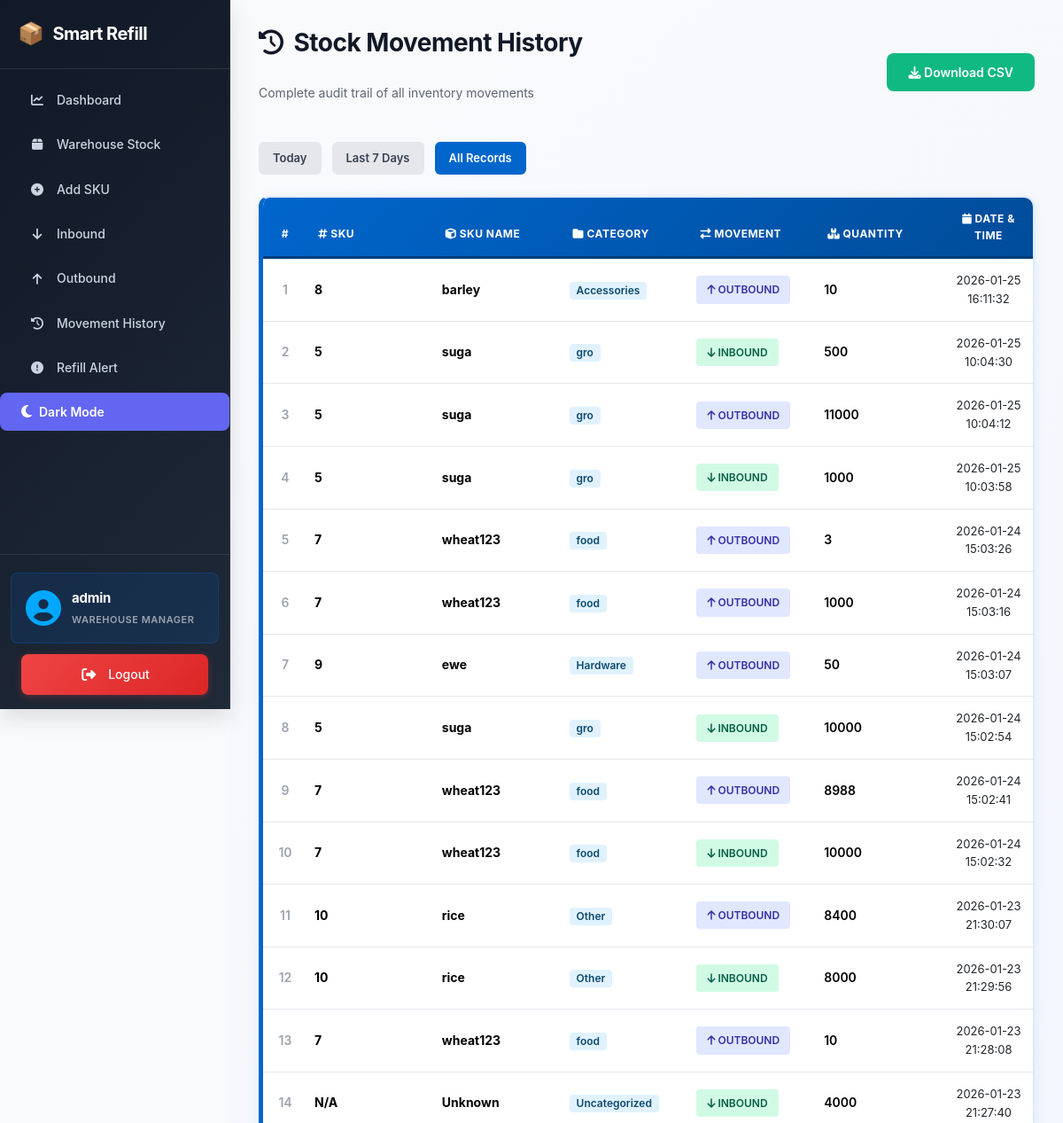
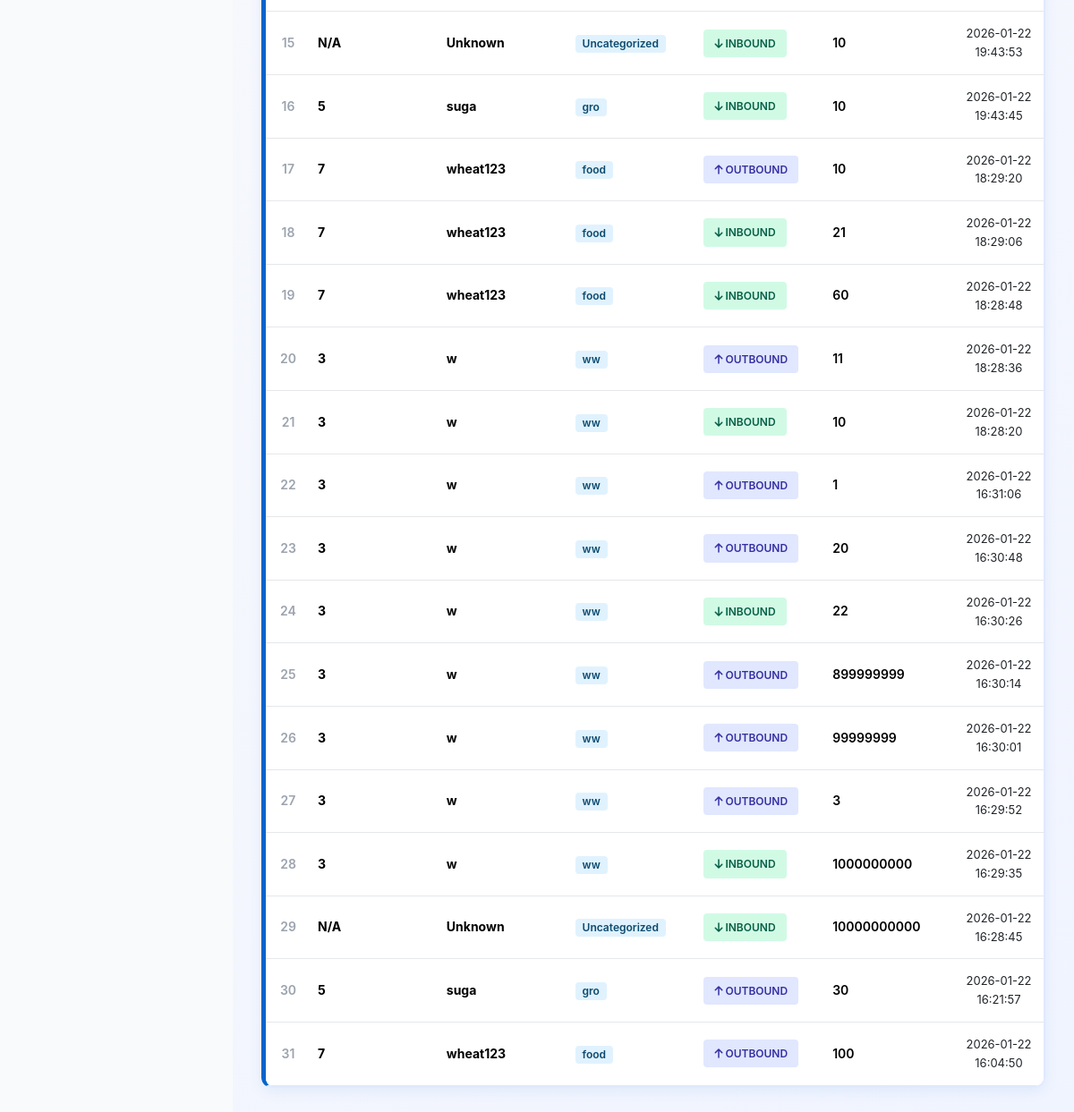
Screenshot of /history (signed in) with the database file from the repository (2 pictures, top to bottom).
### tables this page shows
CREATE TABLE "stock_movements" (
                    id INTEGER PRIMARY KEY AUTOINCREMENT,
                    user_id INTEGER NOT NULL DEFAULT 1,
                    product_name TEXT NOT NULL,
                    movement_type TEXT NOT NULL,
                    quantity INTEGER NOT NULL,
                    timestamp TIMESTAMP DEFAULT CURRENT_TIMESTAMP,
                    FOREIGN KEY (user_id) REFERENCES users(id) ON DELETE CASCADE
                );

CREATE TABLE "products" (
                    id INTEGER PRIMARY KEY AUTOINCREMENT,
                    user_id INTEGER NOT NULL DEFAULT 1,
                    name TEXT NOT NULL,
                    category TEXT NOT NULL,
                    quantity INTEGER DEFAULT 0,
                    reorder_level INTEGER DEFAULT 10,
                    sales_count INTEGER DEFAULT 0,
                    created_at TIMESTAMP DEFAULT CURRENT_TIMESTAMP,
                    FOREIGN KEY (user_id) REFERENCES users(id) ON DELETE CASCADE,
                    UNIQUE(user_id, name)
                );

### app.py (the view)
@app.route("/history")
@login_required
def history():
    user_id = session.get("user_id")
    if user_id is None:
        return redirect("/login")
    days = request.args.get("days")
    conn = get_connection()
    cur = conn.cursor()
    if days:
        since = datetime.now() - timedelta(days=int(days))
        cur.execute(
            """
            SELECT
                p.id,
                p.name,
                p.category,
                s.movement_type,
                s.quantity,
                s.timestamp
            FROM stock_movements s
            LEFT JOIN products p ON s.product_name = p.name AND s.user_id = p.user_id
            WHERE s.user_id = ? AND s.timestamp >= ?
            ORDER BY s.timestamp DESC
            """,
            (user_id, since),
        )
    else:
        cur.execute(
            """
            SELECT
                p.id,
                p.name,
                p.category,
                s.movement_type,
                s.quantity,
                s.timestamp
            FROM stock_movements s
            LEFT JOIN products p ON s.product_name = p.name AND s.user_id = p.user_id
            WHERE s.user_id = ?
            ORDER BY s.timestamp DESC
            """,
            (user_id,),
        )
    movements = cur.fetchall()
    conn.close()
    converted_movements = []
    for m in movements:
        converted_m = list(m)
        converted_m[5] = convert_to_ist(m[5])
        converted_movements.append(tuple(converted_m))
    return render_template("history.html", movements=converted_movements)

### app.py (called while the page is built)
def login_required(f):
    @wraps(f)
    def decorated_function(*args, **kwargs):
        if 'user_id' not in session:
            flash("Please log in first!", "error")
            return redirect("/login")
        return f(*args, **kwargs)
    return decorated_function

def convert_to_ist(timestamp_str):
    try:
        utc_time = datetime.strptime(timestamp_str, "%Y-%m-%d %H:%M:%S")
        ist_time = utc_time + timedelta(hours=5, minutes=30)
        return ist_time.strftime("%Y-%m-%d %H:%M:%S")
    except:
        return timestamp_str

### database.py (called while the page is built)
def get_connection():
    conn = sqlite3.connect("inventory.db")
    return conn

### templates/history.html (shortened to what this page needs)
<!DOCTYPE html>
<html lang="en">
<head>
    <link href="https://cdnjs.cloudflare.com/ajax/libs/font-awesome/6.5.0/css/all.min.css" rel="stylesheet">
    <link href="https://cdn.jsdelivr.net/npm/bootstrap@5.3.2/dist/css/bootstrap.min.css" rel="stylesheet">
    <link rel="stylesheet" href="{{ url_for('static', filename='style.css') }}">
</head>
<body>
    <aside class="sidebar">
        <h3>Smart Refill</h3>
        <nav>
            <a href="/"><i class="fas fa-chart-line"></i> Dashboard</a>
            <a href="/products"><i class="fas fa-box"></i> Warehouse Stock</a>
            <a href="/add"><i class="fas fa-plus-circle"></i> Add SKU</a>
            <a href="/inbound"><i class="fas fa-arrow-down"></i> Inbound</a>
            <a href="/outbound"><i class="fas fa-arrow-up"></i> Outbound</a>
            <a href="/history"><i class="fas fa-history"></i> Movement History</a>
            <a href="/refill"><i class="fas fa-exclamation-circle"></i> Refill Alert</a>
        </nav>
        <button class="dark-mode-toggle btn" style="margin-bottom: 16px; background-color: var(--secondary);"
            title="Toggle Dark Mode">
            <i class="fas fa-moon"></i> Dark Mode
        </button>
        <div class="sidebar-user-section">
            <div class="user-info-card">
                <div class="user-avatar">
                    <i class="fas fa-user-circle"></i>
                </div>
                <div class="user-details">
                    <span class="user-name">{{ session.get('username', 'User') }}</span>
                    <span class="user-role">Warehouse Manager</span>
                </div>
            </div>
            <a href="/logout" class="logout-btn">
                <i class="fas fa-sign-out-alt"></i> Logout
            </a>
        </div>
    </aside>
    <main class="main">
        <header
            style="margin-bottom: 28px; display: flex; justify-content: space-between; align-items: center; flex-wrap: wrap; gap: 16px;">
            <div>
                <h2><i class="fas fa-history" style="margin-right: 12px;"></i>Stock Movement History</h2>
                <p style="color: inherit; margin-top: 4px; opacity: 0.8;">Complete audit trail of all inventory
                    movements</p>
            </div>
            <a href="/export" class="btn" style="margin-bottom: 0;">
                <i class="fas fa-download"></i> Download CSV
            </a>
        </header>
        <div style="margin-bottom: 24px; display: flex; gap: 12px; flex-wrap: wrap;">
            <a href="/history?days=1" class="filter-btn" id="filter-today">Today</a>
            <a href="/history?days=7" class="filter-btn" id="filter-7days">Last 7 Days</a>
            <a href="/history" class="filter-btn" id="filter-all">All Records</a>
        </div>
        <div class="card" style="padding: 0; overflow: hidden;">
            <div style="overflow-x: auto;">
                <table class="table table-hover">
                    <thead>
                        <tr>
                            <th class="column-number">#</th>
                            <th><i class="fas fa-hashtag"></i> SKU</th>
                            <th><i class="fas fa-cube"></i> SKU NAME</th>
                            <th><i class="fas fa-folder"></i> CATEGORY</th>
                            <th><i class="fas fa-exchange-alt"></i> MOVEMENT</th>
                            <th><i class="fas fa-boxes"></i> QUANTITY</th>
                            <th><i class="fas fa-calendar"></i> DATE & TIME</th>
                        </tr>
                    </thead>
                    <tbody>
                        {% if movements|length == 0 %}
                        <tr>
                            <td colspan="7" style="text-align: center; padding: 40px; color: #9ca3af;">
                                <i class="fas fa-inbox"
                                    style="font-size: 32px; margin-bottom: 12px; display: block;"></i>
                                <strong>No movement records found</strong>
                                <p style="margin-top: 8px; color: #6b7280;">Start recording inventory movements to see
                                    history here.</p>
                            </td>
                        </tr>
                        {% else %}
                        {% for m in movements %}
                        <tr>
                            <td class="column-number" style="color: #9ca3af; font-weight: 600;">{{ loop.index }}</td>
                            <td><strong style="color: var(--text-primary);">{{ m[0] if m[0] else 'N/A' }}</strong></td>
                            <td><strong class="sku-name" style="color: var(--text-primary);">{{ m[1] if m[1] else
                                    'Unknown' }}</strong></td>
                            <td>
                                <span class="badge" style="background-color: #e0f2fe; color: #0c4a6e;">
                                    {{ m[2] if m[2] else 'Uncategorized' }}
                                </span>
                            </td>
                            <td>
                                {% if m[3] == "IN" %}
                                <span
                                    style="background-color: #d1fae5; color: #065f46; padding: 6px 12px; border-radius: 4px; font-weight: 600; font-size: 12px; display: inline-block;">
                                    <i class="fas fa-arrow-down"></i> INBOUND
                                </span>
                                {% elif m[3] == "OUT" %}
                                <span
                                    style="background-color: #e0e7ff; color: #3730a3; padding: 6px 12px; border-radius: 4px; font-weight: 600; font-size: 12px; display: inline-block;">
                                    <i class="fas fa-arrow-up"></i> OUTBOUND
                                </span>
                                {% else %}
                                <span
                                    style="background-color: #fef3c7; color: #92400e; padding: 6px 12px; border-radius: 4px; font-weight: 600; font-size: 12px; display: inline-block;">
                                    {{ m[3] }}
                                </span>
                                {% endif %}
                            </td>
                            <td><span style="font-weight: 600; color: var(--text-primary);">{{ m[4] }}</span></td>
                            <td style="color: var(--text-secondary); font-size: 13px;">{{ m[5] }}</td>
                        </tr>
                        {% endfor %}
                        {% endif %}
                    </tbody>
                </table>
            </div>
        </div>
    </main>
</body>
</html>

### rows the page displays
stock_movements: m "8", name "barley", category "Accessories", movement_type "OUT" (drawn), quantity "10", timestamp "2026-01-25 16:11:32"
stock_movements: m "5", name "suga", category "gro", movement_type "IN" (drawn), quantity "500", timestamp "2026-01-25 10:04:30"
stock_movements: m "5", name "suga", category "gro", movement_type "OUT" (drawn), quantity "11000", timestamp "2026-01-25 10:04:12"
stock_movements: m "5", name "suga", category "gro", movement_type "IN" (drawn), quantity "1000", timestamp "2026-01-25 10:03:58"
stock_movements: m "7", name "wheat123", category "food", movement_type "OUT" (drawn), quantity "3", timestamp "2026-01-24 15:03:26"
stock_movements: m "7", name "wheat123", category "food", movement_type "OUT" (drawn), quantity "1000", timestamp "2026-01-24 15:03:16"
stock_movements: m "9", name "ewe", category "Hardware", movement_type "OUT" (drawn), quantity "50", timestamp "2026-01-24 15:03:07"
stock_movements: m "5", name "suga", category "gro", movement_type "IN" (drawn), quantity "10000", timestamp "2026-01-24 15:02:54"
stock_movements: m "7", name "wheat123", category "food", movement_type "OUT" (drawn), quantity "8988", timestamp "2026-01-24 15:02:41"
stock_movements: m "7", name "wheat123", category "food", movement_type "IN" (drawn), quantity "10000", timestamp "2026-01-24 15:02:32"
stock_movements: m "10", name "rice", category "Other", movement_type "OUT" (drawn), quantity "8400", timestamp "2026-01-23 21:30:07"
stock_movements: m "10", name "rice", category "Other", movement_type "IN" (drawn), quantity "8000", timestamp "2026-01-23 21:29:56"
stock_movements: m "7", name "wheat123", category "food", movement_type "OUT" (drawn), quantity "10", timestamp "2026-01-23 21:28:08"
stock_movements: m "N/A", m "Unknown", m "Uncategorized", movement_type "IN" (drawn), quantity "4000", timestamp "2026-01-23 21:27:40"
stock_movements: m "N/A", m "Unknown", m "Uncategorized", movement_type "IN" (drawn), quantity "10", timestamp "2026-01-22 19:43:53"
stock_movements: m "5", name "suga", category "gro", movement_type "IN" (drawn), quantity "10", timestamp "2026-01-22 19:43:45"
stock_movements: m "7", name "wheat123", category "food", movement_type "OUT" (drawn), quantity "10", timestamp "2026-01-22 18:29:20"
stock_movements: m "7", name "wheat123", category "food", movement_type "IN" (drawn), quantity "21", timestamp "2026-01-22 18:29:06"
stock_movements: m "7", name "wheat123", category "food", movement_type "IN" (drawn), quantity "60", timestamp "2026-01-22 18:28:48"
stock_movements: m "3", name "w", category "ww", movement_type "OUT" (drawn), quantity "11", timestamp "2026-01-22 18:28:36"
stock_movements: m "3", name "w", category "ww", movement_type "IN" (drawn), quantity "10", timestamp "2026-01-22 18:28:20"
stock_movements: m "3", name "w", category "ww", movement_type "OUT" (drawn), quantity "1", timestamp "2026-01-22 16:31:06"
stock_movements: m "3", name "w", category "ww", movement_type "OUT" (drawn), quantity "20", timestamp "2026-01-22 16:30:48"
stock_movements: m "3", name "w", category "ww", movement_type "IN" (drawn), quantity "22", timestamp "2026-01-22 16:30:26"
stock_movements: m "3", name "w", category "ww", movement_type "OUT" (drawn), quantity "899999999", timestamp "2026-01-22 16:30:14"
stock_movements: m "3", name "w", category "ww", movement_type "OUT" (drawn), quantity "99999999", timestamp "2026-01-22 16:30:01"
stock_movements: m "3", name "w", category "ww", movement_type "OUT" (drawn), quantity "3", timestamp "2026-01-22 16:29:52"
stock_movements: m "3", name "w", category "ww", movement_type "IN" (drawn), quantity "1000000000", timestamp "2026-01-22 16:29:35"
stock_movements: m "N/A", m "Unknown", m "Uncategorized", movement_type "IN" (drawn), quantity "10000000000", timestamp "2026-01-22 16:28:45"
stock_movements: m "5", name "suga", category "gro", movement_type "OUT" (drawn), quantity "30", timestamp "2026-01-22 16:21:57"
stock_movements: m "7", name "wheat123", category "food", movement_type "OUT" (drawn), quantity "100", timestamp "2026-01-22 16:04:50"

### other values shown
{{ session.get('username', 'User') }} "admin"
